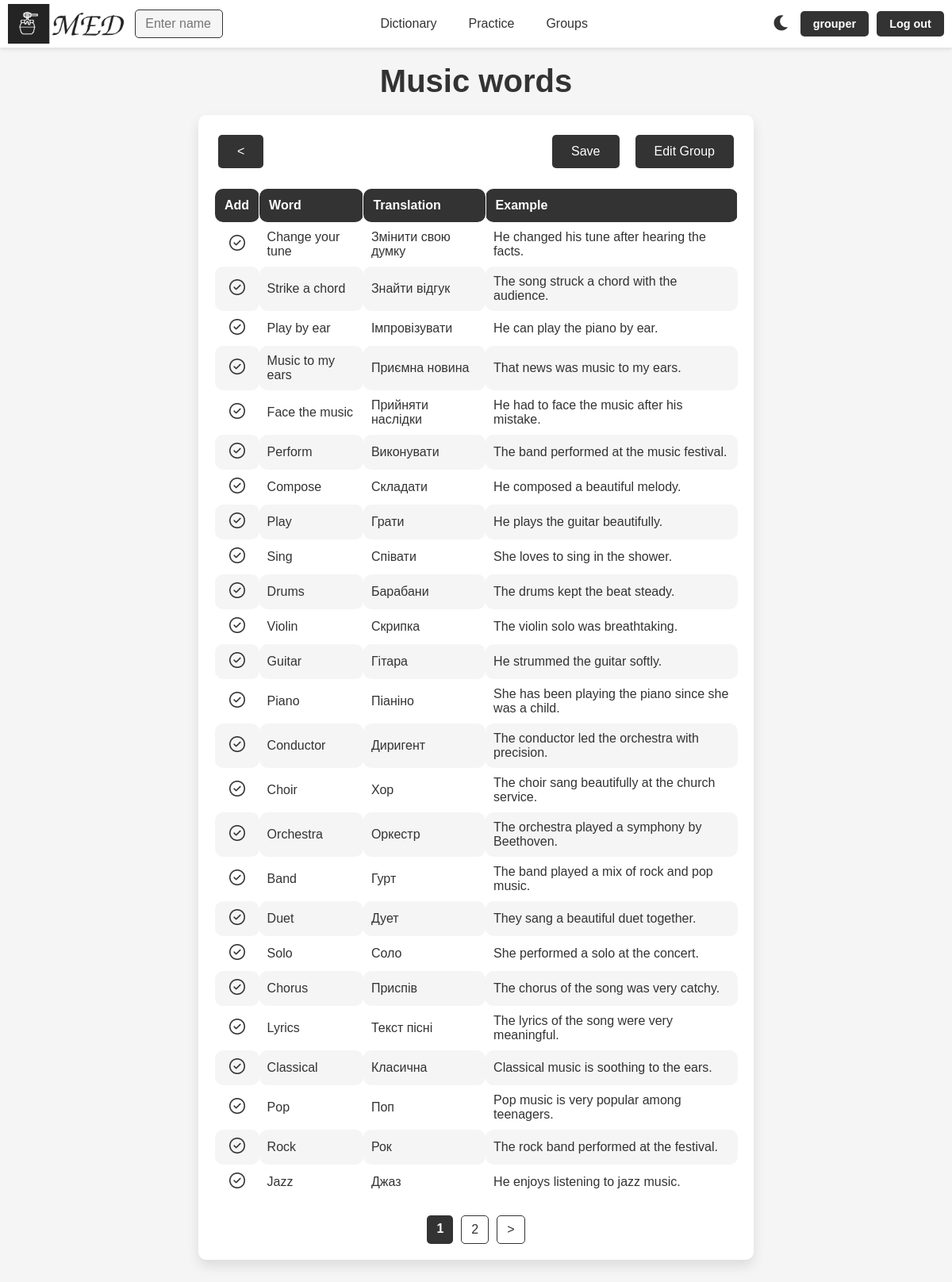
Page /practice/groups/88/ (signed in) on the committed database.
### med/models.py (models this page shows, shortened)
class WordGroup(models.Model):
    name = models.CharField(max_length=100)
    words = models.ManyToManyField(Word, blank=True)
    user = models.ForeignKey(User, on_delete=models.CASCADE)
    is_main = models.BooleanField(verbose_name='main', default=False)
    uses_users = models.ManyToManyField(User, blank=True, related_name='uses_of_group')
    class Meta:
        ordering = ['name']
        indexes = [
            models.Index(fields=['name'])
        ]

class Word(models.Model):
    TYPE_CHOICES = [
        ('noun', 'Noun'),
        ('verb', 'Verb'),
        ('adjective', 'Adjective'),
        ('adverb', 'Adverb'),
        ('pronoun', 'Pronoun'),
        ('phrasal verb', 'Phrasal verb'),
        ('other', 'Other')
    ]
    word = models.CharField(max_length=100)
    translation = models.CharField(max_length=100)
    example = models.TextField(blank=True)
    time_create = models.DateTimeField(auto_now_add=True)
    time_update = models.DateTimeField(auto_now=True)
    user = models.ForeignKey(User, on_delete=models.CASCADE)
    is_favourite = models.BooleanField(default=False)
    word_type = models.CharField(max_length=20, choices=TYPE_CHOICES, default='other')
    class Meta:
        ordering = ['-time_create', 'word']
        indexes = [
            models.Index(fields=['-time_create'])
        ]

### med/views.py (the view)
# urls.py: path('practice/groups/<int:group_id>/', views.PracticeGroupWordsListView.as_view(), name='group_words_practice'),
@method_decorator(login_required, name='dispatch')
class PracticeGroupWordsListView(ListView):
    model = Word
    template_name = 'med/group_words.html'
    context_object_name = 'words'
    paginate_by = 25
    def get_queryset(self):
        group_id = self.kwargs.get('group_id')
        group = get_object_or_404(WordGroup, id=group_id)
        user_word_titles = [word.word.lower() for word in Word.objects.filter(user=self.request.user)]
        words = group.words.all()
        for word in words:
                word.is_saved = word.word.lower() in user_word_titles
        return words
    def get_context_data(self, **kwargs):
        context = super().get_context_data(**kwargs)
        group_id = self.kwargs.get('group_id')
        group = get_object_or_404(WordGroup, id=group_id)
        context['group'] = group
        context['is_usses'] = group.uses_users.filter(id=self.request.user.id).exists()
        if CommunityGroup.objects.filter(group=context['group'], state='added').exists():
            context['is_community'] = True
        else:
            context['is_community'] = False
        return context

### med/templates/med/group_words.html (shortened to what this page needs)
{% extends 'base.html' %}
{% load static %}
{% block content %}
<h1>{{ group.name }} words</h1>
<div class="word_table_container reading-content group_words">
    <div class="buttons" style="display: flex; justify-content: space-between; align-items: center; width: 100%; margin-bottom: 20px;">
        <div style="margin-right: auto;">
            <a href="{% url 'practice_groups' %}" class="buttons" style="display: inline-block; text-align: center;">&lt;</a>
        </div>
        <div style="display: flex; gap: 10px;">
        {% if is_community %}
            {% if not is_usses %}
                {% if group.group.user != request.user %}
                    <a href="{% url 'add_as_uses' group.id %}">Save</a>
                {% endif %}
            {% else %}
            <a href="{% url 'group_words' group.id %}">View</a>
            <a href="{% url 'leave_group' group_id=group.id fp=1 %}">Leave</a>
            {% endif %}
            {% if group.user.username == request.user.username %}
            <a href="{% url 'group_words' group.id %}">Edit Group</a>
            {% endif %}
        {% else %}
            <a href="{% url 'approve_group_request' group.id %}">Approve</a>
            <a href="{% url 'delete_group_request' group.id %}">Decline</a>
        {% endif %}
        </div>
    </div>
    {% if words %}
    <table class="word_table">
        <thead>
            <tr>
                <th class="edit">Add</th>
                <th>Word</th>
                <th>Translation</th>
                <th>Example</th>
            </tr>
        </thead>
        <tbody>
            {% for word in words %}
                <tr>
                    {% if word.is_saved %}
                    <td class="img_td">
                        <img class="f_img cm_img" src="{% static 'med/img/groups/cm_light.png' %}" data-light-src="{% static 'med/img/groups/cm_light.png' %}" data-dark-src="{% static 'med/img/groups/cm_dark.png' %}" alt="IS Saved img">
                    </td>
                    {% else %}
                    <td class="img_td">
                        <a href="{% url 'save_word' word.id %}">
                        <img class="f_img" src="{% static 'med/img/groups/add_light.png' %}" data-light-src="{% static 'med/img/groups/add_light.png' %}" data-dark-src="{% static 'med/img/groups/add_dark.png' %}" alt="Add img">
                        </a>
                    </td>
                    {% endif %}
                    <td>{{ word.word }}</td>
                    <td>{{ word.translation }}</td>
                    <td>{{ word.example }}</td>
                </tr>
            {% endfor %}
        </tbody>
    {% else %}
    <p> </p>
    <p><b>There are no words yet</b></p>
    {% endif %}
    </table>
    {% if paginator.num_pages > 1 %}
    <nav class="list-pages">
        <ul>
            {% for p in paginator.page_range %}
                {% if page_obj.number == p %}
                <li class="page-num page-num-selected">{{ p }}</li>
                {% elif p >= page_obj.number|add:-2 and p <= page_obj.number|add:2 %}
                <li class="page-num"><a href="?page={{ p }}">{{ p }}</a></li>
                {% endif %}
            {% endfor %}
            {% if page_obj.has_next %}
            <li class="page-num">
                <a href="?page={{ page_obj.next_page_number }}">&gt;</a>
            </li>
            {% endif %}
        </ul>
    </nav>
    {% endif %}
</div>
{% endblock %}

### templates/base.html (shortened to what this page needs)
{% load static %}
<!DOCTYPE html>
<html lang="en">
<head>
    <link rel="stylesheet" type="text/css" href="{% static 'med/css/styles.css' %}">
    <link rel="stylesheet" href="https://cdnjs.cloudflare.com/ajax/libs/font-awesome/5.15.4/css/all.min.css">
</head>
<body>
<header>
    {% if user.is_authenticated %}
    <div class="logo_container">
        {% if is_profile or is_dict %}
            {% if is_my_profile or is_my_dict %}
                <a href="{% url 'profile' user.username %}">
                    <img id="logo_img" src="{% static 'med/img/base/light_logo.png' %}"
                         data-light-src="{% static 'med/img/base/light_logo.png' %}"
                         data-dark-src="{% static 'med/img/base/dark_logo.png' %}" alt="MED Logo">
                </a>
            {% else %}
                <a href="{% url 'profile' logged_user.username %}">
                    <img id="logo_img" src="{% static 'med/img/base/light_logo.png' %}"
                         data-light-src="{% static 'med/img/base/light_logo.png' %}"
                         data-dark-src="{% static 'med/img/base/dark_logo.png' %}" alt="MED Logo">
                </a>
            {% endif %}
        {% else %}
            <a href="{% url 'profile' user.username %}">
                <img id="logo_img" src="{% static 'med/img/base/light_logo.png' %}"
                     data-light-src="{% static 'med/img/base/light_logo.png' %}"
                     data-dark-src="{% static 'med/img/base/dark_logo.png' %}" alt="MED Logo">
            </a>
        {% endif %}
    </div>
    {% else %}
    <div class="logo_container">
        <a href="{% url 'home' %}"><img id="logo_img" src="{% static 'med/img/base/light_logo.png' %}" data-light-src="{% static 'med/img/base/light_logo.png' %}" data-dark-src="{% static 'med/img/base/dark_logo.png' %}" alt="MED Logo"></a>
    </div>
    {% endif %}
    <nav class="nav-items" id="nav-items">
            {% if user.is_authenticated %}
                <div class="nav-left">
                {% if not is_search %}
                <form method="get" action="{% url 'user_search' %}" class="search-form">
                    <input type="text" name="q" placeholder="Enter name" required class="search-input">
                </form>
                {% endif %}
                </div>
        <div class="nav-center">
                {% if is_my_dict %}
                <a href="{% url 'words' user.username %}">Dictionary</a>
                {% else %}
                <a href="{% url 'words' request.user.username %}">Dictionary</a>
                {% endif %}
                <a href="{% url 'practice' %}">Practice</a>
                <a href="{% url 'groups' %}">Groups</a>
            {% else %}
            <div class="nav-left"></div>
            <div class="nav-center">
                <a href="{% url 'login' %}">Dictionary</a>
                <a href="{% url 'login' %}">Practice</a>
                <a href="{% url 'login' %}">Groups</a>
                {% endif %}
            </div>
        {% if request.user.is_authenticated %}
        <div class="buttons">
            <a id="theme-toggle-dark" class="no-style"><i class="fas fa-moon"></i></a>
            {% if is_profile or is_dict %}
                {% if is_my_profile or is_my_dict %}
                <a href="{% url 'profile' user.username %}">{{request.user.username}}</a>
                {% else %}
                <a href="{% url 'profile' logged_user.username %}">{{request.user.username}}</a>
                {% endif %}
            {% else %}
                <a href="{% url 'profile' user.username %}">{{request.user.username}}</a>
            {% endif %}
            <a href="{% url 'logout' %}">Log out</a>
        </div>
        {% else %}
        <div class="buttons">
            <a href="{% url 'login' %}">Log in</a>
            <a href="{% url 'register' %}">Register</a>
        </div>
        {% endif %}
    </nav>
</header>
<div class="container">
    {% block content %}
    {% endblock %}
</div>
</body>
</html>

### rows in the picture
WordGroup: name "Music"
Word: word "Change your tune", translation "Змінити свою думку", example "He changed his tune after hearing the facts."
Word: word "Strike a chord", translation "Знайти відгук", example "The song struck a chord with the audience."
Word: word "Play by ear", translation "Імпровізувати", example "He can play the piano by ear."
Word: word "Music to my ears", translation "Приємна новина", example "That news was music to my ears."
Word: word "Face the music", translation "Прийняти наслідки", example "He had to face the music after his mistake."
Word: word "Perform", translation "Виконувати", example "The band performed at the music festival."
Word: word "Compose", translation "Складати", example "He composed a beautiful melody."
Word: word "Play", translation "Грати", example "He plays the guitar beautifully."
Word: word "Sing", translation "Співати", example "She loves to sing in the shower."
Word: word "Drums", translation "Барабани", example "The drums kept the beat steady."
Word: word "Violin", translation "Скрипка", example "The violin solo was breathtaking."
Word: word "Guitar", translation "Гітара", example "He strummed the guitar softly."
Word: word "Piano", translation "Піаніно", example "She has been playing the piano since she was a child."
Word: word "Conductor", translation "Диригент", example "The conductor led the orchestra with precision."
Word: word "Choir", translation "Хор", example "The choir sang beautifully at the church service."
Word: word "Orchestra", translation "Оркестр", example "The orchestra played a symphony by Beethoven."
Word: word "Band", translation "Гурт", example "The band played a mix of rock and pop music."
Word: word "Duet", translation "Дует", example "They sang a beautiful duet together."
Word: word "Solo", translation "Соло", example "She performed a solo at the concert."
Word: word "Chorus", translation "Приспів", example "The chorus of the song was very catchy."
Word: word "Lyrics", translation "Текст пісні", example "The lyrics of the song were very meaningful."
Word: word "Classical", translation "Класична", example "Classical music is soothing to the ears."
Word: word "Pop", translation "Поп", example "Pop music is very popular among teenagers."
Word: word "Rock", translation "Рок", example "The rock band performed at the festival."
Word: word "Jazz", translation "Джаз", example "He enjoys listening to jazz music."

### other values in the picture
{{ request.user.username }} "grouper"
{{ p }} "1"
{{ p }} "2"
